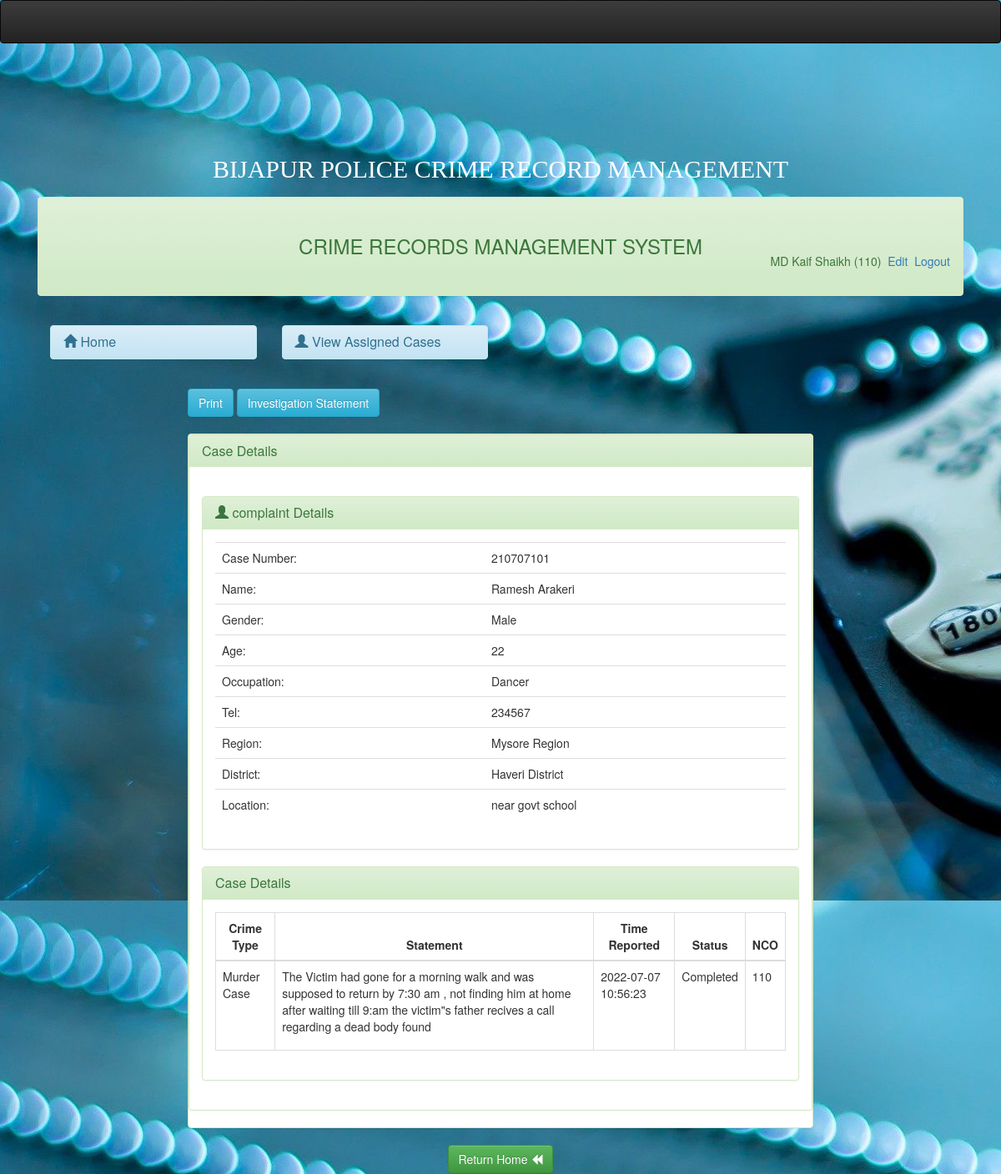
/cid/casedetails.php?id=210707101 (signed in), run on the app's committed database.
### tables this page shows
CREATE TABLE `userlogin` (
  `id` int(11) NOT NULL,
  `staffid` varchar(20) NOT NULL,
  `status` varchar(50) NOT NULL,
  `password` varchar(50) NOT NULL,
  `surname` varchar(50) NOT NULL,
  `othernames` varchar(50) NOT NULL
);

CREATE TABLE `complaint` (
  `case_id` varchar(20) NOT NULL,
  `comp_name` varchar(100) NOT NULL,
  `tel` varchar(10) NOT NULL,
  `occupation` varchar(20) NOT NULL,
  `region` varchar(50) NOT NULL,
  `district` varchar(100) NOT NULL,
  `loc` varchar(50) NOT NULL,
  `addrs` varchar(100) NOT NULL,
  `age` int(3) NOT NULL,
  `gender` varchar(6) NOT NULL,
  `date_added` timestamp NOT NULL DEFAULT current_timestamp() ON UPDATE current_timestamp()
);

CREATE TABLE `case_table` (
  `case_id` varchar(20) NOT NULL,
  `statement` varchar(200) NOT NULL,
  `caseid` int(11) NOT NULL,
  `date_added` datetime DEFAULT NULL,
  `staffid` varchar(30) NOT NULL,
  `case_type` varchar(50) NOT NULL,
  `status` varchar(50) NOT NULL,
  `cid` varchar(20) NOT NULL DEFAULT 'Not Yet',
  `complete_date` date NOT NULL,
  `diary_of_action` varchar(200) NOT NULL
);

### cid/session.php (called while the page is built, shortened)
<?php
$session_id=$_SESSION['staffid'];
?>

### cid/casedetails.php (the view, shortened to what this page needs)
<?php
 $get_id = $_GET['id'];
 require_once('dbconnect.php');
 include('header.php');
?>
<div class="container-fluid">
	<div class="col-md-1"></div>
	<div class="col-md-10">
</div>
<div class="container-fluid">
	<?php include('menubar.php') ?>
	<div class="col-md-2"></div>
	<div class="col-md-8">
		<a href="#" onClick="window_print()" class="btn btn-info" style="margin-bottom:20px"><i class="icon-print icon-large"></i> Print</a>
		<a href="investigation.php<?php echo '?edit='.$get_id; ?>"  class="btn btn-info" style="margin-bottom:20px"><i class="icon-print icon-large"></i> Investigation Statement</a>
		<div class="panel panel-success" id="outprint">
			<div class="panel panel-success">
			 	<div class="panel-heading">
			 		<h3 class="panel-title">Case Details</h3>
			 	</div>
			<div class="panel-body">
			 <br />
			 <div class="panel panel-success">
			 	<div class="panel-heading">
			 		<h3 class="panel-title"> <span class="glyphicon glyphicon-user" aria-hidden="true"></span> complaint Details</h3>
			 	</div>
			 	<div class="panel-body">
			 		<?php
			 		$query=mysqli_query($dbcon,"select * from complaint where case_id='$get_id'");
		while($row = mysqli_fetch_array($query)){
			?>
			 			 <table class="table">
			 			 	<tr>
			 			 		<td>Case Number:</td><td><?php echo $get_id?></td>
			 			 	</tr>
			 			 	<tr>
			 			 		<td>Name:</td><td><?php echo $row['comp_name']?></td>
			 			 	</tr>
			 			 	<tr>
			 			 		<td>Gender:</td><td><?php echo $row['gender']?></td>
			 			 	</tr>
			 			 	<tr>
			 			 		<td>Age:</td><td><?php echo $row['age']?></td>
			 			 	</tr>
			 			 	<tr>
			 			 		<td>Occupation:</td><td><?php echo $row['occupation']?></td>
			 			 	</tr>
			 			 	<tr>
			 			 		<td>Tel:</td><td><?php echo $row['tel']?></td>
			 			 	</tr>
			 			 	<tr>
			 			 		<td>Region:</td><td><?php echo $row['region']?></td>
			 			 	</tr>
			 			 	<tr>
			 			 		<td>District:</td><td><?php echo $row['district']?></td>
			 			 	</tr>
			 			 	<tr>
			 			 		<td>Location:</td><td><?php echo $row['loc']?></td>
			 			 	</tr>
			 			 <?php
			 			 }
			 			 ?>
			 			 </table>
			 	</div>
			 </div>
			 <div class="panel panel-success">
			 	<div class="panel-heading">
			 		<h3 class="panel-title">
			 		Case Details</h3>
			 	</div>
			 	<div class="panel-body">
			 		<table id="myTable-party" class="table table-bordered table-hover" cellspacing="0" width="100%">
							<thead>
							    <tr>
							    	<th>
							        	<center>
							       			Crime Type
							        	</center>
							        </th>
							        <th>
							        	<center>
							       			Statement
							        	</center>
							        </th>
							        <th>
							        	<center>
							        		Time Reported
							        	</center>
						        	</th>
							        <th>
							        	<center>
							        		Status
							        	</center>
						        	</th>
						        	 <th>
							        	<center>
							        		NCO
							        	</center>
						        	</th>
							    </tr>
							</thead>
						    <tbody>
						    	<?php
			 		$query=mysqli_query($dbcon,"select * from case_table where case_id='$get_id'");
		while($row = mysqli_fetch_array($query)){
			?>
						    	<tr><td><?php echo $row['case_type']?></td>
						    		<td><?php echo $row['statement']?></td>
						    		<td><?php echo $row['date_added']?></td>
						    		<td><?php echo $row['status']?></td>
						    		<td><?php echo $row['staffid']?></td>
						    	</tr>
<?php }
?>
</tbody>
						</table>
</div>
			 </div>
			 	</div>
			 </div>
			</div>
						   <center>
							   <a href="index.php" class="btn btn-success">Return Home
								   <span class="glyphicon glyphicon-backward" aria-hidden="true"></span>
							   </a>
						   </center>
		</div>
	</div>
</body>
</html>

### cid/menubar.php
<div class="col-md-12">
	<div class="panel panel-success">
		<div class="panel-heading" style="padding-bottom: 50px;">
			<center><h3 style="position: relative;top:15px;">CRIME RECORDS MANAGEMENT SYSTEM</h3></center>
					<?php
					include('session.php');
					include('dbconnect.php');
					$query= mysqli_query($dbcon,"select * from userlogin where staffid = '$session_id'")or die(mysql_error());
					$row = mysqli_fetch_array($query);
					?>
                           <span class="pull-right">
                              <?php echo $row['surname']." ". $row['othernames']." (" .$row['staffid'].")";  ?>
                                 <a href="profile.php"><i class="icon-signout icon-large"></i>&nbsp;Edit</a>
                                  <a href="logout.php"><i class="icon-signout icon-large"></i>&nbsp;Logout</a>
                                 </span>
                   </div>
		</div>
		<div class="panel-body">
			<div class="row">
				<div class="col-md-3">
					<div class="panel panel-info">
						<div class="panel-heading">
							<h3 class="panel-title"> <a href="index.php">
								<span class="glyphicon glyphicon-home" aria-hidden="true"></span> Home</a>
						</div>
					</div>
				</div>
				<div class="col-md-3">
					<div class="panel panel-info">
						<div class="panel-heading">
							<h3 class="panel-title"> <a href="index.php">
								<span class="glyphicon glyphicon-user" aria-hidden="true"></span> View Assigned Cases</a>
						</div>
					</div>
				</div>
			</div>
		</div>
	</div>
</div>

### cid/assets/css/simple-sidebar.css (style rules this page uses)
body { overflow-x: hidden; }

### data on the page
userlogin: surname "MD Kaif", othernames "Shaikh", staffid "110"
complaint: comp_name "Ramesh Arakeri", gender "Male", age "22", occupation "Dancer", tel "234567", region "Mysore Region", district "Haveri District", loc "near govt school"
case_table: case_type "Murder Case", statement "The Victim had gone for a morning walk and was supposed to return by 7:30 am , not finding him at home after waiting till 9:am the victim\"s father recives a call regarding a dead body found", date_added "2022-07-07 10:56:23", status "Completed", staffid "110"
